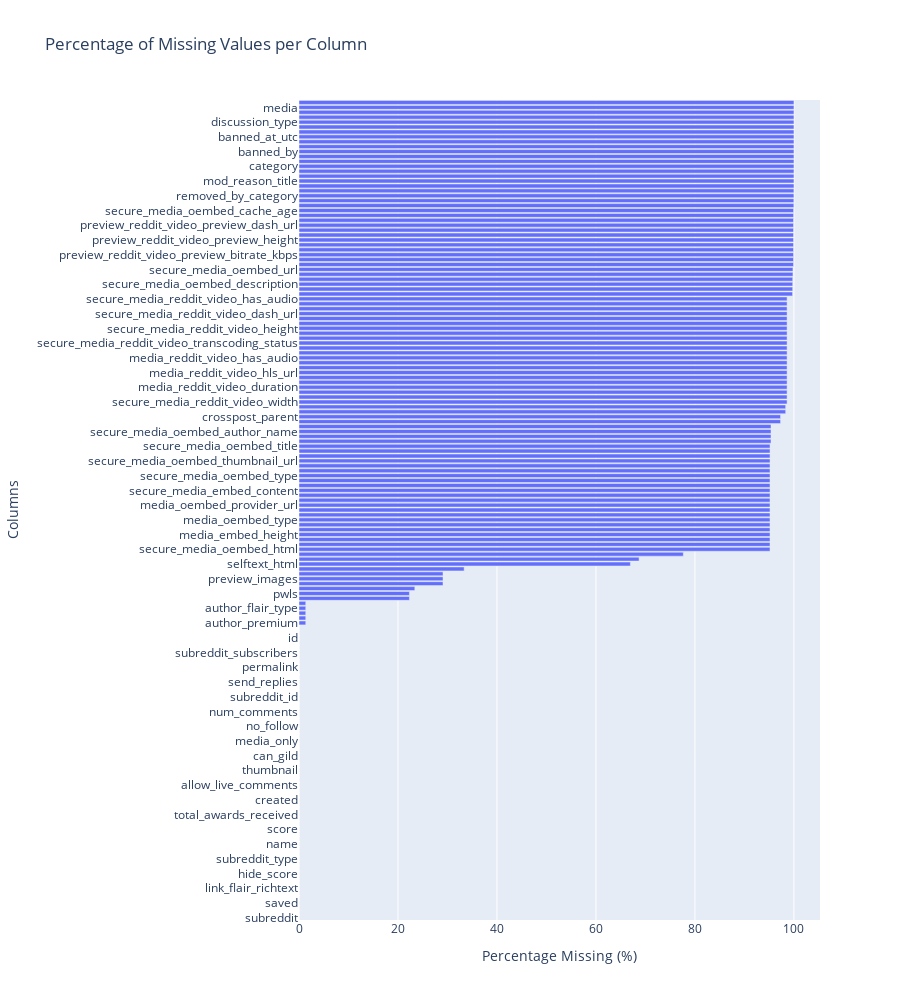

Source (notebook cell):
### Markdown cell above
## Visualize missing data

### Code cell
# Calculate missing values and related metrics

missing_values = df_filtered.isnull().sum()  # Count of missing values per column
total_rows = len(df_filtered)  # Total number of rows in the DataFrame
non_missing_values = total_rows - missing_values  # Count of non-missing values per column
missing_percentage = (missing_values / total_rows) * 100  # Percentage of missing values per column

missing_summary = pd.DataFrame({
    'Column Name': missing_values.index,
    'Missing Values': missing_values.values,
    'Non-Missing Values': non_missing_values.values,
    'Total Occurrences': total_rows,
    'Percentage Missing': missing_percentage.values
})

missing_summary_sorted = missing_summary.sort_values(by='Percentage Missing', ascending=True)

print("Detailed Missing Values Report for All Columns:\n")
print(missing_summary_sorted.to_string(index=False))

fig = px.bar(missing_summary_sorted,
             y='Column Name',
             x='Percentage Missing',
             orientation='h',
             title='Percentage of Missing Values per Column',
             labels={'Column Name': 'Columns', 'Percentage Missing': 'Percentage Missing (%)'},
             height=1000)

fig.update_traces(hovertemplate='Column: %{y}<br>Percentage Missing: %{x:.2f}%')

fig.show()

### Figure 1 — Plotly figure (JSON) as saved in the notebook; plotly's stock layout.template omitted (floating-point values rounded to 4 significant figures; data arrays with more than 128 entries replaced by an {"elided": "..."} marker saying what was removed)
{"data": [{"hovertemplate": "Column: %{y}<br>Percentage Missing: %{x:.2f}%", "legendgroup": "", "marker": {"color": "#636efa", "pattern": {"shape": ""}}, "name": "", "orientation": "h", "showlegend": false, "textposition": "auto", "type": "bar", "x": {"elided": "167 float values"}, "xaxis": "x", "y": {"elided": "167 str values"}, "yaxis": "y"}], "layout": {"barmode": "relative", "height": 1000, "legend": {"tracegroupgap": 0}, "title": {"text": "Percentage of Missing Values per Column"}, "xaxis": {"anchor": "y", "domain": [0, 1], "title": {"text": "Percentage Missing (%)"}}, "yaxis": {"anchor": "x", "domain": [0, 1], "title": {"text": "Columns"}}}}
